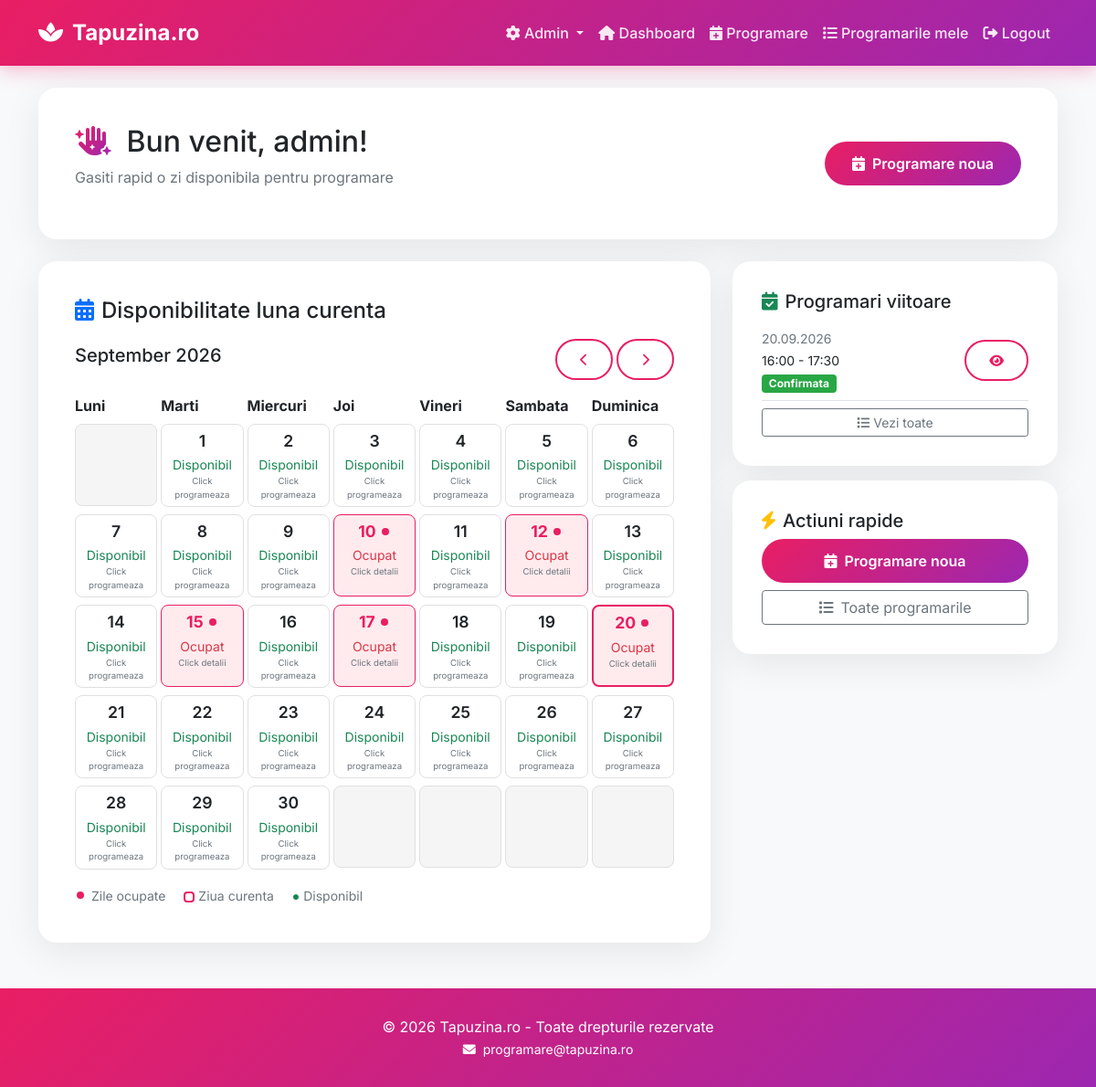
The app's page / (signed in) with its own data.
### bookings/models.py (models this page shows, shortened)
class Appointment(models.Model):
    STATUS_CHOICES = [
        ('pending', 'In asteptare'),
        ('confirmed', 'Confirmata'),
        ('cancelled', 'Anulata'),
        ('completed', 'Finalizata'),
    ]
    client = models.ForeignKey(User, on_delete=models.CASCADE, related_name='appointments')
    company = models.ForeignKey(Company, on_delete=models.CASCADE, null=True, blank=True, related_name='appointments', verbose_name="Firma")
    contact_name = models.CharField(max_length=100, verbose_name="Nume contact")
    contact_phone = models.CharField(max_length=20, verbose_name="Telefon contact")
    contact_email = models.EmailField(verbose_name="Email contact")
    service = models.ForeignKey(Service, on_delete=models.CASCADE, verbose_name="Serviciu")
    date = models.DateField(verbose_name="Data")
    start_time = models.TimeField(verbose_name="Ora inceput")
    end_time = models.TimeField(verbose_name="Ora sfarsit")
    number_of_persons = models.IntegerField(default=1, validators=[MinValueValidator(1), MaxValueValidator(20)], verbose_name="Numar persoane")
    massage_break_start = models.TimeField(blank=True, null=True, verbose_name="Pauza masor - inceput")
    massage_break_end = models.TimeField(blank=True, null=True, verbose_name="Pauza masor - sfarsit")
    break_duration = models.IntegerField(default=30, verbose_name="Durata pauza (minute)")
    location_address = models.TextField(verbose_name="Adresa completa")
    building_name = models.CharField(max_length=200, blank=True, verbose_name="Nume cladire")
    floor = models.CharField(max_length=20, blank=True, verbose_name="Etaj")
    apartment_number = models.CharField(max_length=20, blank=True, verbose_name="Numar apartament/birou")
    parking_available = models.BooleanField(default=False, verbose_name="Parcare disponibila")
    parking_floor = models.CharField(max_length=20, blank=True, verbose_name="Etaj parcare")
    parking_spot_number = models.CharField(max_length=20, blank=True, verbose_name="Numar loc parcare")
    parking_notes = models.TextField(blank=True, verbose_name="Informatii parcare")
    access_notes = models.TextField(blank=True, verbose_name="Informatii acces")
    special_requests = models.TextField(blank=True, verbose_name="Cerinte speciale")
    notes = models.TextField(blank=True, verbose_name="Alte observatii")
    status = models.CharField(max_length=20, choices=STATUS_CHOICES, default='pending', verbose_name="Status")
    confirmation_token = models.CharField(max_length=100, blank=True, null=True, verbose_name="Token confirmare")
    confirmed_by_client = models.BooleanField(default=False, verbose_name="Confirmat de client")
    confirmed_by_admin = models.BooleanField(default=False, verbose_name="Confirmat de admin")
    created_at = models.DateTimeField(auto_now_add=True)
    updated_at = models.DateTimeField(auto_now=True)
    class Meta:
        verbose_name = "Programare"
        verbose_name_plural = "Programari"
        ordering = ['-date', '-start_time']

### bookings/views.py (the view)
# urls.py: path('', views.dashboard, name='dashboard'),
@login_required
def dashboard(request):
    appointments = Appointment.objects.filter(client=request.user).order_by('-date', '-start_time')
    upcoming = appointments.filter(date__gte=timezone.now().date(), status__in=['pending', 'confirmed'])
    history = appointments.filter(date__lt=timezone.now().date()) | appointments.filter(status__in=['cancelled', 'completed'])
    today = timezone.now().date()
    current_date = request.GET.get('month')
    if current_date:
        try:
            year, month = map(int, current_date.split('-'))
            current_date = date(year, month, 1)
        except:
            current_date = today.replace(day=1)
    else:
        current_date = today.replace(day=1)
    cal = calendar.Calendar(firstweekday=0)
    month_days = cal.monthdayscalendar(current_date.year, current_date.month)
    month_start = current_date.replace(day=1)
    next_month = current_date.replace(day=28) + timedelta(days=4)
    month_end = next_month.replace(day=1) - timedelta(days=1)
    occupied = Appointment.objects.filter(
        date__range=[month_start, month_end],
        status__in=['pending', 'confirmed']
    ).values('date', 'start_time', 'end_time')
    occupied_slots = {}
    occupied_dates = []
    for o in occupied:
        date_key = o['date'].isoformat()  # Convertim la string ISO
        if date_key not in occupied_slots:
            occupied_slots[date_key] = []
            occupied_dates.append(date_key)
        occupied_slots[date_key].append({
            'start': o['start_time'].strftime('%H:%M'),
            'end': o['end_time'].strftime('%H:%M')
        })
    occupied_days = [date.fromisoformat(d).day for d in occupied_dates if date.fromisoformat(d).month == current_date.month]
    import json
    slots_json = json.dumps(occupied_slots)
    return render(request, 'dashboard.html', {
        'appointments': appointments,
        'upcoming': upcoming,
        'history': history,
        'today': today,
        'current_date': current_date,
        'month_days': month_days,
        'occupied_dates': occupied_days,
        'occupied_slots': occupied_slots,
        'slots_json': slots_json,  # Trimitem ca JSON
        'current_month_name': current_date.strftime('%B %Y'),
        'prev_month': (current_date.replace(day=1) - timedelta(days=1)).replace(day=1),
        'next_month': (current_date.replace(day=28) + timedelta(days=4)).replace(day=1),
    })

### bookings/templates/dashboard.html (shortened to what this page needs)
{% extends 'base.html' %}
{% block content %}
<div class="row">
    <div class="col-12">
        <div class="card p-4 mb-4">
            <div class="card-body">
                <div class="d-flex justify-content-between align-items-center">
                    <div>
                        <h2 class="mb-2">
                            <i class="fas fa-hand-sparkles text-gradient me-2"></i>
                            Bun venit, {{ user.first_name|default:user.username }}!
                        </h2>
                        <p class="text-muted">Gasiti rapid o zi disponibila pentru programare</p>
                    </div>
                    <a href="{% url 'book_appointment' %}" class="btn btn-primary">
                        <i class="fas fa-calendar-plus me-2"></i>Programare noua
                    </a>
                </div>
            </div>
        </div>
    </div>
</div>
<div class="row">
    <div class="col-md-8">
        <div class="card p-4">
            <div class="card-body">
                <h4 class="mb-3"><i class="fas fa-calendar-alt text-primary me-2"></i>Disponibilitate luna curenta</h4>
                <div class="d-flex justify-content-between align-items-center mb-3">
                    <h5>{{ current_month_name }}</h5>
                    <div>
                        <a href="?month={{ prev_month|date:'Y-m' }}" class="btn btn-sm btn-outline-primary">
                            <i class="fas fa-chevron-left"></i>
                        </a>
                        <a href="?month={{ next_month|date:'Y-m' }}" class="btn btn-sm btn-outline-primary">
                            <i class="fas fa-chevron-right"></i>
                        </a>
                    </div>
                </div>
                <div class="row g-1">
                    <div class="col"><strong>Luni</strong></div>
                    <div class="col"><strong>Marti</strong></div>
                    <div class="col"><strong>Miercuri</strong></div>
                    <div class="col"><strong>Joi</strong></div>
                    <div class="col"><strong>Vineri</strong></div>
                    <div class="col"><strong>Sambata</strong></div>
                    <div class="col"><strong>Duminica</strong></div>
                </div>
                {% for week in month_days %}
                    <div class="row g-1 mt-1">
                        {% for day in week %}
                            <div class="col">
                                <div class="calendar-day {% if day == 0 %}weekend{% endif %}
                                    {% if day > 0 and day in occupied_dates %}occupied{% endif %}
                                    {% if day == today.day and current_date.month == today.month and current_date.year == today.year %}today{% endif %}"
                                    onclick="{% if day > 0 and day in occupied_dates %}showSlots({{ day }}){% else %}goToBook({{ day }}){% endif %}"
                                    style="cursor: pointer;">
                                    <div class="day-number">
                                        {% if day > 0 %}{{ day }}{% endif %}
                                        {% if day > 0 and day in occupied_dates %}
                                            <span class="occupied-dot"></span>
                                        {% endif %}
                                    </div>
                                    {% if day > 0 and day in occupied_dates %}
                                        <small class="text-danger">Ocupat</small>
                                        <small class="text-muted d-block" style="font-size: 0.6rem;">Click detalii</small>
                                    {% elif day > 0 %}
                                        <small class="text-success">Disponibil</small>
                                        <small class="text-muted d-block" style="font-size: 0.6rem;">Click programeaza</small>
                                    {% endif %}
                                </div>
                            </div>
                        {% endfor %}
                    </div>
                {% endfor %}
                <div class="mt-3">
                    <small class="text-muted">
                        <span class="occupied-dot me-1"></span> Zile ocupate
                        <span class="ms-3" style="display:inline-block;width:12px;height:12px;border:2px solid #e91e63;border-radius:4px;vertical-align:middle;"></span> Ziua curenta
                        <span class="ms-3 text-success">●</span> Disponibil
                    </small>
                </div>
            </div>
        </div>
    </div>
    <div class="col-md-4">
        <div class="card p-3 mb-3">
            <div class="card-body">
                <h5><i class="fas fa-calendar-check text-success me-2"></i>Programari viitoare</h5>
                {% if upcoming %}
                    {% for app in upcoming %}
                        <div class="border-bottom py-2">
                            <div class="d-flex justify-content-between align-items-center">
                                <div>
                                    <small class="text-muted">{{ app.date|date:"d.m.Y" }}</small>
                                    <br>
                                    <small>{{ app.start_time|time:"H:i" }} - {{ app.end_time|time:"H:i" }}</small>
                                    <br>
                                    <span class="badge status-{{ app.status }}">{{ app.get_status_display }}</span>
                                </div>
                                <a href="{% url 'appointment_detail' app.id %}" class="btn btn-sm btn-outline-primary">
                                    <i class="fas fa-eye"></i>
                                </a>
                            </div>
                        </div>
                    {% endfor %}
                {% else %}
                    <p class="text-muted small">Nu ai programari viitoare.</p>
                {% endif %}
                <a href="{% url 'my_appointments' %}" class="btn btn-sm btn-outline-secondary w-100 mt-2">
                    <i class="fas fa-list me-1"></i>Vezi toate
                </a>
            </div>
        </div>
        <div class="card p-3">
            <div class="card-body">
                <h5><i class="fas fa-bolt text-warning me-2"></i>Actiuni rapide</h5>
                <a href="{% url 'book_appointment' %}" class="btn btn-primary w-100 mb-2">
                    <i class="fas fa-calendar-plus me-2"></i>Programare noua
                </a>
                <a href="{% url 'my_appointments' %}" class="btn btn-outline-secondary w-100">
                    <i class="fas fa-list me-2"></i>Toate programarile
                </a>
            </div>
        </div>
    </div>
</div>
{% endblock %}

### bookings/templates/base.html (style rules this page uses)
:root { --primary: #e91e63; --secondary: #9c27b0; --gradient: linear-gradient(135deg, #e91e63 0%, #9c27b0 100%); }
* { margin: 0; padding: 0; box-sizing: border-box; }
body { font-family: 'Inter', sans-serif; min-height: 100vh; background: #f8f9fa; }
.card { border: none; border-radius: 20px; box-shadow: 0 10px 40px rgba(0,0,0,0.08); transition: all 0.3s; overflow: hidden; }
.btn-primary { background: var(--gradient); border: none; padding: 12px 30px; border-radius: 50px; font-weight: 600; transition: all 0.3s; }
.btn-outline-primary { border: 2px solid var(--primary); color: var(--primary); border-radius: 50px; font-weight: 600; padding: 10px 25px; }
.status-confirmed { background: #28a745; color: #fff; }
.text-gradient { background: var(--gradient); -webkit-background-clip: text; -webkit-text-fill-color: transparent; }
.calendar-day { min-height: 80px; border: 1px solid #e0e0e0; border-radius: 8px; padding: 5px; transition: all 0.3s; }
.calendar-day.occupied { background: #ffebee; border-color: #e91e63; }
.calendar-day.occupied .day-number { color: #e91e63; font-weight: 700; }
.calendar-day.weekend { background: #f5f5f5; }
.calendar-day.today { border-color: var(--primary); border-width: 2px; }
.day-number { font-weight: 600; font-size: 0.9rem; }
.occupied-dot { display: inline-block; width: 8px; height: 8px; background: #e91e63; border-radius: 50%; margin: 2px; }

### bookings/templates/dashboard.html (style rules this page uses)
.calendar-day { min-height: 90px; border: 1px solid #e0e0e0; border-radius: 8px; padding: 5px; transition: all 0.3s; text-align: center; }
.calendar-day.occupied { background: #ffebee; border-color: #e91e63; }
.calendar-day.occupied .day-number { color: #e91e63; font-weight: 700; }
.calendar-day.weekend { background: #f5f5f5; }
.calendar-day.today { border-color: #e91e63; border-width: 2px; }
.day-number { font-weight: 600; font-size: 1.1rem; }
.occupied-dot { display: inline-block; width: 8px; height: 8px; background: #e91e63; border-radius: 50%; margin: 2px; }
.status-confirmed { background: #28a745; color: #fff; }

### records on screen
Appointment: date "20.09.2026", start_time "16:00", end_time "17:30", status "Confirmata"

### other values on screen
{{ user.first_name|default:user.username }} "admin"
{{ current_month_name }} "September 2026"
{{ day }} "1" "2" "3" "4" "5" "6" "7" "8" "9" "10" "11" "12" "13" "14" "15" "16" "17" "18" "19" "20" "21" "22" "23" "24" "25" "26" "27" "28" "29" "30"
